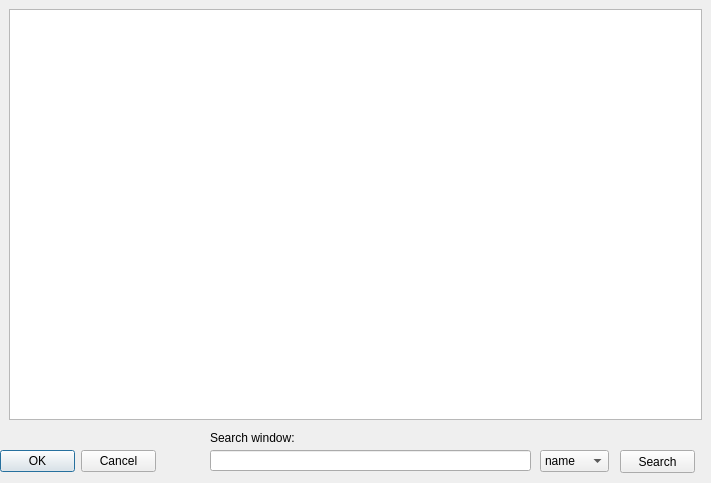
<?xml version="1.0" encoding="UTF-8"?>
<ui version="4.0">
 <class>Dialog</class>
 <widget class="QDialog" name="Dialog">
  <property name="geometry">
   <rect>
    <x>0</x>
    <y>0</y>
    <width>711</width>
    <height>483</height>
   </rect>
  </property>
  <property name="windowTitle">
   <string>Таблица</string>
  </property>
  <property name="windowIcon">
   <iconset resource="resources/images.qrc">
    <normaloff>:/form.jpeg</normaloff>:/form.jpeg</iconset>
  </property>
  <widget class="QDialogButtonBox" name="buttonBox">
   <property name="geometry">
    <rect>
     <x>0</x>
     <y>450</y>
     <width>156</width>
     <height>23</height>
    </rect>
   </property>
   <property name="orientation">
    <enum>Qt::Horizontal</enum>
   </property>
   <property name="standardButtons">
    <set>QDialogButtonBox::Cancel|QDialogButtonBox::Ok</set>
   </property>
  </widget>
  <widget class="QTableView" name="tableView">
   <property name="geometry">
    <rect>
     <x>9</x>
     <y>9</y>
     <width>693</width>
     <height>411</height>
    </rect>
   </property>
  </widget>
  <widget class="QPushButton" name="userInfoPushButton">
   <property name="geometry">
    <rect>
     <x>620</x>
     <y>450</y>
     <width>75</width>
     <height>23</height>
    </rect>
   </property>
   <property name="text">
    <string>Search</string>
   </property>
  </widget>
  <widget class="QLabel" name="label">
   <property name="geometry">
    <rect>
     <x>210</x>
     <y>430</y>
     <width>118</width>
     <height>16</height>
    </rect>
   </property>
   <property name="text">
    <string>Search window:</string>
   </property>
  </widget>
  <widget class="QLineEdit" name="userInfoLineEdit">
   <property name="geometry">
    <rect>
     <x>210</x>
     <y>450</y>
     <width>321</width>
     <height>21</height>
    </rect>
   </property>
  </widget>
  <widget class="QComboBox" name="userInfoComboBox">
   <property name="geometry">
    <rect>
     <x>540</x>
     <y>450</y>
     <width>69</width>
     <height>22</height>
    </rect>
   </property>
   <item>
    <property name="text">
     <string>name</string>
    </property>
   </item>
   <item>
    <property name="text">
     <string>id</string>
    </property>
   </item>
  </widget>
 </widget>
 <resources>
  <include location="resources/images.qrc"/>
 </resources>
 <connections>
  <connection>
   <sender>buttonBox</sender>
   <signal>accepted()</signal>
   <receiver>Dialog</receiver>
   <slot>accept()</slot>
   <hints>
    <hint type="sourcelabel">
     <x>248</x>
     <y>254</y>
    </hint>
    <hint type="destinationlabel">
     <x>157</x>
     <y>274</y>
    </hint>
   </hints>
  </connection>
  <connection>
   <sender>buttonBox</sender>
   <signal>rejected()</signal>
   <receiver>Dialog</receiver>
   <slot>reject()</slot>
   <hints>
    <hint type="sourcelabel">
     <x>316</x>
     <y>260</y>
    </hint>
    <hint type="destinationlabel">
     <x>286</x>
     <y>274</y>
    </hint>
   </hints>
  </connection>
 </connections>
</ui>
